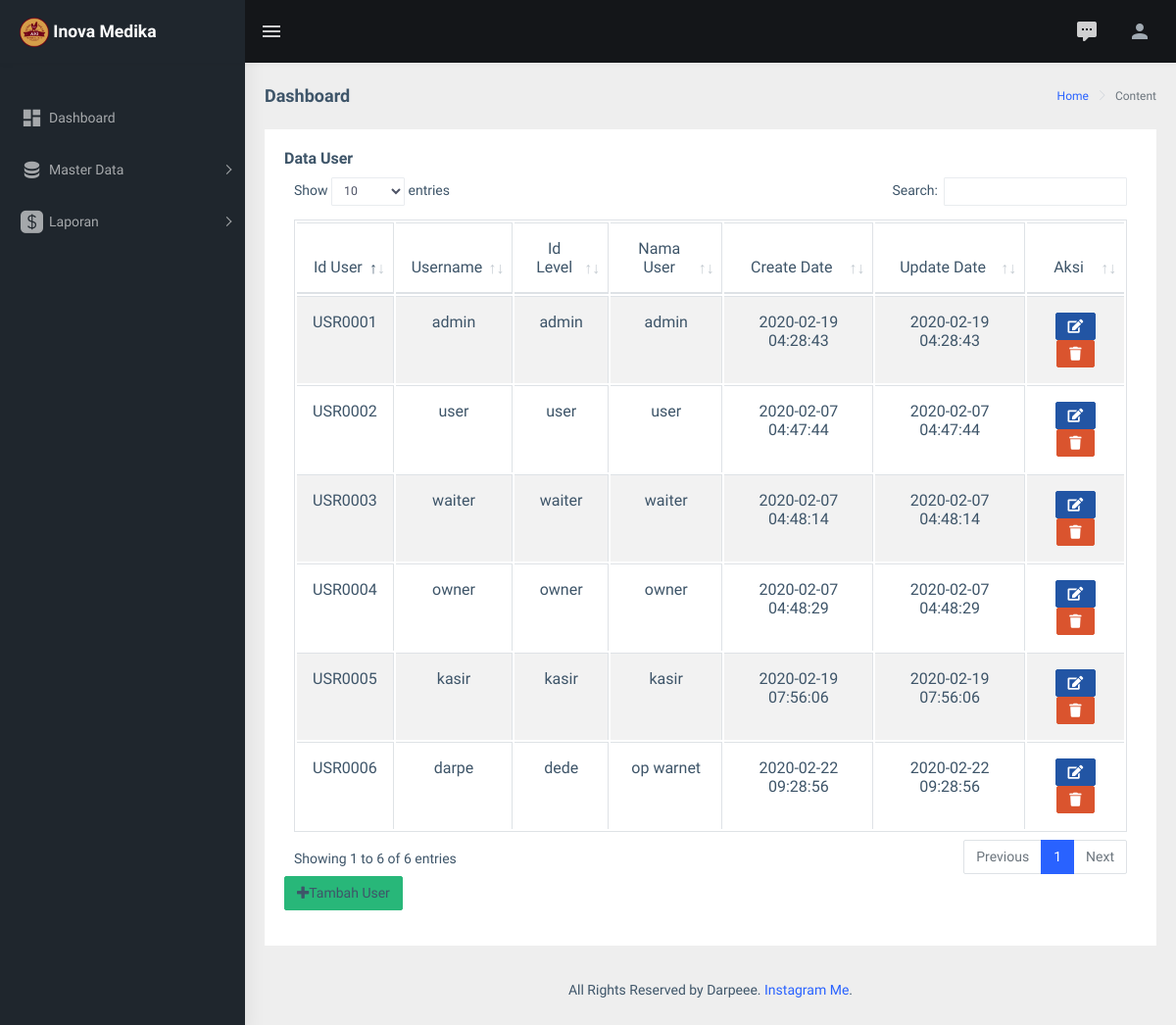
Page /index.php/c_user on the committed database.
### tables this page shows
CREATE TABLE `user` (
  `id_user` varchar(50) NOT NULL,
  `username` varchar(25) NOT NULL,
  `password` varchar(255) NOT NULL,
  `id_level` varchar(50) NOT NULL,
  `nama_user` varchar(50) NOT NULL,
  `create_date` datetime NOT NULL,
  `update_date` datetime NOT NULL
);

CREATE TABLE `level` (
  `id_level` varchar(50) NOT NULL,
  `nama_level` varchar(50) NOT NULL
);

### application/controllers/c_user.php (called while the page is built, shortened)
<?php
class C_user extends CI_controller{
	function __construct(){
		$this->load->model(array('m_user','m_level'));
	}
	function index(){
		$dariDB = $this->m_user->cekkodebarang();
        $nourut = substr($dariDB, 3, 4);
        $id_skrg = $nourut + 1;
        $data = array('id_user' => $id_skrg);
        $data['level'] = $this->m_level->getLevel()->result();
		$data['user'] = $this->m_user->select()->result();
		$this->load->view('Main/user', $data);
	}
}
?>

### index.php (called while the page is built, shortened)
<?php
require_once BASEPATH.'core/CodeIgniter.php';

### application/models/m_user.php (called while the page is built, shortened)
<?php
	class M_user extends CI_model{
	public function select($where = ""){
		$data= $this->db->query("select * from user ".$where);
		return $data;
	}
}
?>

### application/models/m_level.php (called while the page is built, shortened)
<?php
	class M_level extends CI_model{
	function getLevel()
    {
        return $this->db->get('level');
    }
}
?>

### application/views/Main/user.php (the view, shortened to what this page needs)
<html lang="en">
<?php include "header.php"; ?>
<link rel="stylesheet" type="text/css" href="<?php echo base_url('assets/extra-libs/multicheck/multicheck.css')?>">
<link href="<?php echo base_url('assets/libs/datatables.net-bs4/css/dataTables.bootstrap4.css" rel="stylesheet')?>">
<link href="<?php echo base_url('assets/dist/css/style.min.css" rel="stylesheet')?>">
    <div class="container-fluid">
        <div class="row">
            <div class="col-12">
                <div class="card">
                    <div class="card-body">
                    <h5 class="card-title">Data User</h5>
                <div class="table-responsive">
            <table id="zero_config" class="table table-striped table-bordered" id="mydata">
        <thead>
            <tr align="center">
                <th>Id User</th>
                <th>Username</th>
                <th>Id Level</th>
                <th>Nama User</th>
                <th>Create Date</th>
                <th>Update Date</th>
                <th>Aksi</th>
            </tr>
        </thead>
        <tbody>
            <?php
                foreach ($user as $key => $values){
                    echo "
                        <tr  align='center'>
                        <td>".$user[$key]->id_user."</td>
                        <td>".$user[$key]->username."</td>
                        <td>".$user[$key]->nama_user."</td>
                        <td>".$level[$key]->nama_level."</td>
                        <td>".$user[$key]->create_date."</td>
                        <td>".$user[$key]->update_date."</td>
                    ";?>
                <td align="center">
                <a class="btn btn-info btn-us" title="ubah" href="<?php echo base_url();?>C_user/edit/<?php echo $user[$key]->id_user;?>"><span class="fa fa-edit"></span></a>
                <a class="btn btn-danger btn-us" title="hapus" onclick="return confirm('Ingin menghapus Data?');" href="<?php echo base_url();?>c_user/delete/<?php echo $user[$key]->id_user;?>"><span class ="fa fa-trash"></span></a>
                </td>
                <?php echo "</tr>";
                }
            ?>
        </tbody>
    </table>
        <p><a class="btn btn-success" data-toggle="modal" data-target="#modal_add_new"><i class="fa fa-plus"></i>Tambah User</a></p>
        </div>
    </div>
</div>
<footer class="footer text-center">
                All Rights Reserved by Darpeee. <a href="https://instagram.com/darpeee/">Instagram Me</a>.
            </footer>
</html>

### rows in the picture
user: id_user "USR0001", username "admin", nama_user "admin", id_level.nama_level "admin", create_date "2020-02-19 04:28:43", update_date "2020-02-19 04:28:43"
user: id_user "USR0002", username "user", nama_user "user", id_level.nama_level "user", create_date "2020-02-07 04:47:44", update_date "2020-02-07 04:47:44"
user: id_user "USR0003", username "waiter", nama_user "waiter", id_level.nama_level "waiter", create_date "2020-02-07 04:48:14", update_date "2020-02-07 04:48:14"
user: id_user "USR0004", username "owner", nama_user "owner", id_level.nama_level "owner", create_date "2020-02-07 04:48:29", update_date "2020-02-07 04:48:29"
user: id_user "USR0005", username "kasir", nama_user "kasir", id_level.nama_level "kasir", create_date "2020-02-19 07:56:06", update_date "2020-02-19 07:56:06"
user: id_user "USR0006", username "darpe", nama_user "dede", create_date "2020-02-22 09:28:56", update_date "2020-02-22 09:28:56"
level: nama_level "op warnet"
